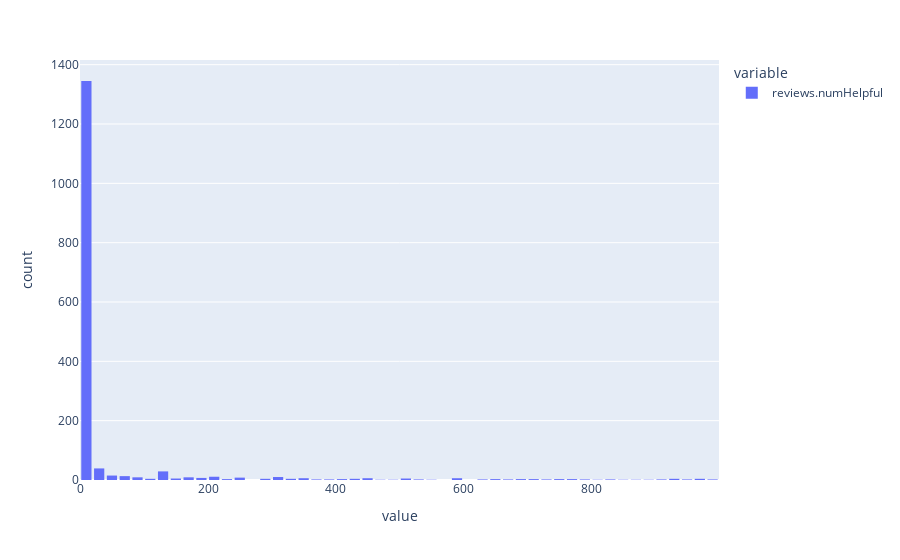

The cell this chart's notebook holds for it:
### Code cell
fig = px.histogram(data['reviews.numHelpful'])
fig.update_layout(bargap=0.2)
fig.show()

### Figure 1 — Plotly figure (JSON) as saved in the notebook; plotly's stock layout.template omitted (floating-point values rounded to 4 significant figures; data arrays with more than 128 entries replaced by an {"elided": "..."} marker saying what was removed)
{"data": [{"alignmentgroup": "True", "bingroup": "x", "hovertemplate": "variable=reviews.numHelpful<br>value=%{x}<br>count=%{y}<extra></extra>", "legendgroup": "reviews.numHelpful", "marker": {"color": "#636efa", "pattern": {"shape": ""}}, "name": "reviews.numHelpful", "offsetgroup": "reviews.numHelpful", "orientation": "v", "showlegend": true, "type": "histogram", "x": {"elided": "1597 int values"}, "xaxis": "x", "yaxis": "y"}], "layout": {"bargap": 0.2, "barmode": "relative", "legend": {"title": {"text": "variable"}, "tracegroupgap": 0}, "margin": {"t": 60}, "xaxis": {"anchor": "y", "domain": [0, 1], "title": {"text": "value"}}, "yaxis": {"anchor": "x", "domain": [0, 1], "title": {"text": "count"}}}}
